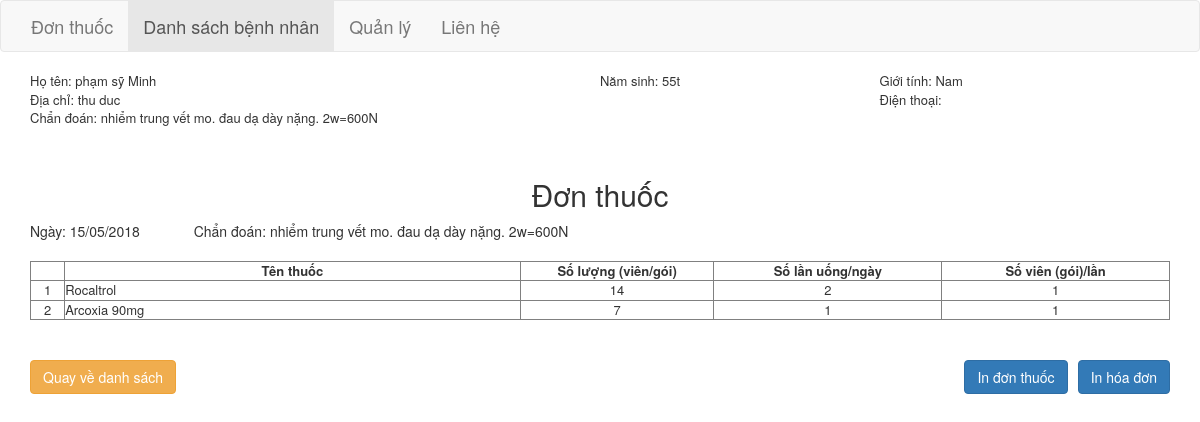
Page /patient/view/4456 on the committed database.
### tables this page shows
CREATE TABLE "patient" (
	`id`	INTEGER NOT NULL PRIMARY KEY AUTOINCREMENT UNIQUE,
	`name`	TEXT NOT NULL,
	`dob`	INTEGER,
	`gender`	TEXT NOT NULL,
	`phone`	TEXT,
	`address`	TEXT,
	`note`	TEXT,
	`date_created`	NUMERIC,
	`date_updated`	NUMERIC
);

CREATE TABLE "diagnostic" (
	`id`	INTEGER NOT NULL PRIMARY KEY AUTOINCREMENT UNIQUE,
	`patient_id`	INTEGER NOT NULL,
	`diagnostic`	TEXT NOT NULL,
	`note`	TEXT,
	`date_created`	NUMERIC
);

CREATE TABLE "drug" (
	"id"	INTEGER NOT NULL PRIMARY KEY AUTOINCREMENT UNIQUE,
	"name"	TEXT NOT NULL,
	"unit"	TEXT NOT NULL,
	"price"	INTEGER NOT NULL,
	"note"	TEXT,
	"date_created"	NUMERIC,
	"date_updated"	NUMERIC,
	"in_price"	INTEGER
);

### application/core/MY_Controller.php (called while the page is built, shortened)
<?php
class My_Controller extends CI_Controller
{
    public $layout = 'layout/main';
    public function loadModel($listModel = array())
    {
        foreach($listModel as $model) {
            $this->load->model($model);
        }
    }
    public function render($link, $data = null)
    {
        $this->load->view($this->layout, array(
            'content' => array(
                'link' => $link,
                'data' => $data,
            )
        ));
    }
}

### application/controllers/Patient.php (called while the page is built, shortened)
<?php
class Patient extends My_Controller {
    public function view($id)
    {
        $patient = $this->patient_model->findOne(array('id' => $id));
        $diagnostic = $this->diagnostic_model->findOne(array('patient_id' => $patient->id));
        $prescription = $this->prescription_model->findAll(array('diagnostic_id' => $diagnostic->id));
        $this->render('patient/view', array('patient' => $patient, 'diagnostic' => $diagnostic, 'prescription' => $prescription));
    }
}

### index.php (called while the page is built, shortened)
<?php
require_once BASEPATH.'core/CodeIgniter.php';

### application/core/MY_Model.php (called while the page is built, shortened)
<?php
class MY_Model extends CI_Model
{
    private $tbl_name = "";
    public function set_table_name($tbl_name)
    {
        $this->tbl_name = $tbl_name;
    }
    public function findOne($condition = array())
    {
        $res = $this->db->get_where($this->tbl_name, $condition)->result();
        if ($res) {
            return $res[0];
        }
        return null;
    }
    public function findAll($condition = array())
    {
        $this->db->order_by('id', 'DESC');
        return $this->db->get_where($this->tbl_name, $condition)->result();
    }
}

### application/views/patient/info.php (the view)
<table width="100%" border="0" style="font-size: 13px;">
    <tr>
        <td width="50%">Họ tên: <?php echo isset($patient->name) ? $patient->name : ''; ?></td>
        <td>Năm sinh: <?php echo isset($patient->dob) ? $patient->dob : ''; ?></td>
        <td>Giới tính: <?php echo isset($patient->gender) ? $patient->gender : ''; ?></td>
    </tr>
    <tr>
        <td colspan="2">Địa chỉ: <?php echo isset($patient->address) ? $patient->address : ''; ?></td>
        <td>Điện thoại: <?php echo isset($patient->phone) ? $patient->phone : ''; ?></td>
    </tr>
    <tr>
        <td colspan="3">Chẩn đoán: <?php echo isset($diagnostic->diagnostic) ? $diagnostic->diagnostic : ''; ?></td>
    </tr>
    <tr style="height: 30px">
        <td colspan="3"></td>
    </tr>
</table>

### application/views/patient/view.php (shortened to what this page needs)
<?php
$this->load->view('patient/info'); ?>
<h2 style="text-align: center">Đơn thuốc</h2>
<div>Ngày: <?php echo date("d/m/Y", strtotime($diagnostic->date_created)); ?>
    <span style="margin-left: 50px">Chẩn đoán: <?php echo $diagnostic->diagnostic; ?></span>
</div>
<br>
<?php
$this->load->view('prescription/prescription'); ?>
<br><br>
<a href="/patient/index" class="btn btn-warning" id="back">Quay về danh sách</a>
<button type="button" class="btn btn-primary pull-right btn-print-bill-view" id="print_bill" onclick="printBill()">In hóa đơn</button>
<button type="button" class="btn btn-primary pull-right" id="print_prescription" onclick="printPrescription()">In đơn thuốc</button>

### application/views/prescription/prescription.php
<table width="100%" border="1" style="text-align: center; font-size: 13px;">
    <tr>
        <th width="3%"></th>
        <th width="40%" style="text-align: center;">Tên thuốc</th>
        <th width="17%" style="text-align: center;">Số lượng (viên/gói)</th>
        <th width="20%" style="text-align: center;">Số lần uống/ngày</th>
        <th width="20%" style="text-align: center;">Số viên (gói)/lần</th>
    </tr>
    <?php
    $index = 1;
    foreach ($prescription as $item) {
        $drug = $this->drug_model->findOne(array('id' => $item->drug_id));
        if (isset($drug->name) && !empty($drug->name)) { ?>
        <tr>
            <td width="3%"><?php echo $index; ?></td>
            <td width="40%" align="left"><?php echo $drug->name; ?></td>
            <td width="17%"><?php echo $item->quantity; ?></td>
            <td width="20%"><?php echo $item->time_in_day; ?></td>
            <td width="20%"><?php echo $item->unit_in_time; ?></td>
        </tr>
    <?php }
        $index++;
    } ?>
</table>

### css/style.css (style rules this page uses)
.btn-print-bill-view { margin-left: 10px; }

### rows in the picture
patient: name "phạm sỹ Minh", dob "55t", gender "Nam", address "thu duc"
diagnostic: diagnostic "nhiểm trung vết mo. đau dạ dày nặng. 2w=600N", date_created "15/05/2018"
drug: name "Rocaltrol"
drug: name "Arcoxia 90mg"

### other values in the picture
$item->quantity "14"
$item->time_in_day "2"
$item->unit_in_time "1"
$item->quantity "7"
$item->time_in_day "1"
